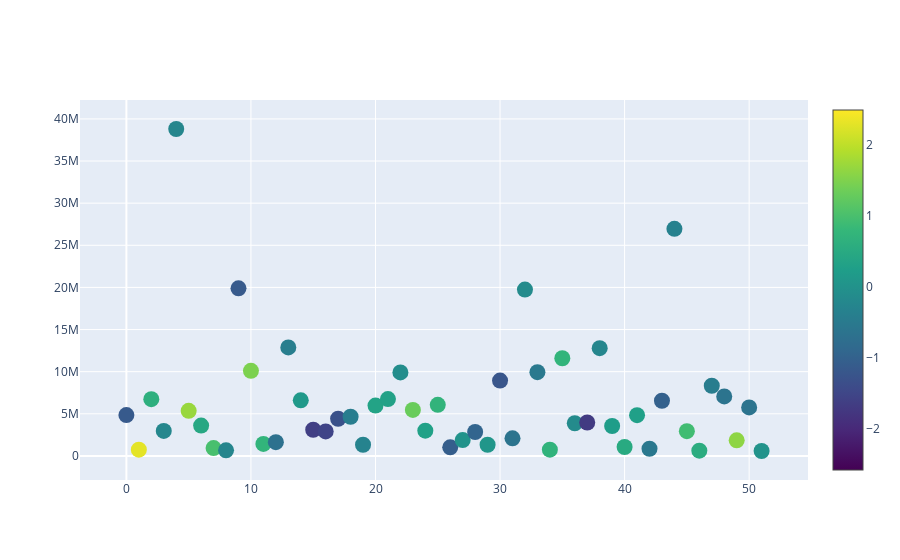

Source (notebook cell):
### Code cell
import plotly.graph_objects as go
import numpy as np

fig = go.Figure(data=go.Scatter(
    y=FirstDataset["Population"],
    mode='markers',
    marker=dict(
        size=16,
        color=np.random.randn(500),  # set color equal to a variable
        colorscale='Viridis',  # one of plotly colorscales
        showscale=True
    )
))

fig.show()

### Figure 1 — Plotly figure (JSON) as saved in the notebook; plotly's stock layout.template omitted (floating-point values rounded to 4 significant figures; data arrays with more than 128 entries replaced by an {"elided": "..."} marker saying what was removed)
{"data": [{"marker": {"color": {"elided": "500 float values"}, "colorscale": [[0, "#440154"], [0.1111, "#482878"], [0.2222, "#3e4989"], [0.3333, "#31688e"], [0.4444, "#26828e"], [0.5556, "#1f9e89"], [0.6667, "#35b779"], [0.7778, "#6ece58"], [0.8889, "#b5de2b"], [1, "#fde725"]], "showscale": true, "size": 16}, "mode": "markers", "type": "scatter", "y": [4849377, 736732, 6731484, 2966369, 38802500, 5355866, 3596677, 935614, 658893, 19893297, 10097343, 1419561, 1634464, 12880580, 6596855, 3107126, 2904021, 4413457, 4649676, 1330089, 5976407, 6745408, 9909877, 5457173, 2994079, 6063589, 1023579, 1881503, 2839098, 1326813, 8938175, 2085572, 19746227, 9943964, 739482, 11594163, 3878051, 3970239, 12787209, 3548397, 1055173, 4832482, 853175, 6549352, 26956958, 2942902, 626562, 8326289, 7061530, 1850326, 5757564, 584153]}], "layout": {}}
